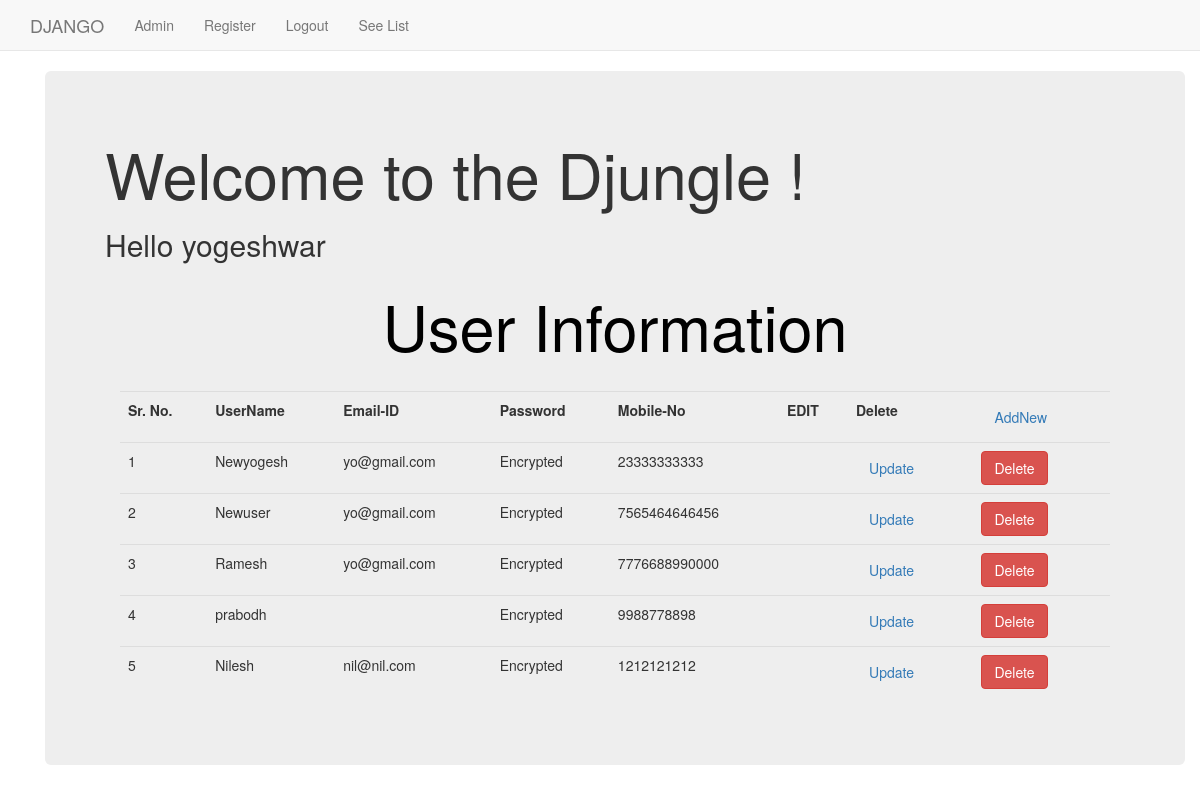
The app's page / (signed in) with its own data.
### dappx/models.py (models this page shows, shortened)
class UserProfileInfo(models.Model):
    user = models.OneToOneField(User,on_delete=models.CASCADE)
    portfolio_site = models.URLField(blank=True)
    profile_pic = models.ImageField(upload_to='profile_pics',blank=True)
    mobile = models.IntegerField(blank=False)

### dappx/views.py (the view)
# urls.py: path('',views.index,name='index'),
def index(request):
    info = UserProfileInfo.objects.all()
    return render(request, 'dappx/index.html', {'dataa': info})

### templates/dappx/index.html (shortened to what this page needs)
{% extends "dappx/base.html" %}
{% block body_block %}
<div class="container">
  <div class="jumbotron">
    <h1>Welcome to the Djungle !</h1>
    {% if user.is_authenticated %}
        <h2>Hello {{ user.username }}</h2>
<div class="container">
    <table class="table" align="center" bgcolor="white"><font color="black"><center> <h1>User Information</h1></center></font><br>
    <tr class=" my-2 mx-2">
       <th class="my-2 mx-2">Sr. No. </th>
       <th> UserName </th>
       <th>Email-ID</th>
       <th>Password</th>
       <th>Mobile-No</th>
       <th>EDIT</th>
       <th>Delete</th>
        <th>
            <a href="{% url 'dappx:register' %}" class="btn btn-outline-success">
                     AddNew
            </a>
        </th>
    </tr>
    {% for item in dataa %}
    <tr>
        <td>{{ forloop.counter }}</td>
        <td>{{ item.user.username}}</td>
        <td>{{ item.user.email}}</td>
        <td>Encrypted</td>
         <td>{{ item.mobile}}</td>
        <td></td>
        <td><a class="btn btn-secondary" href="#">Update</a></td>
        <td><a class="btn btn-danger" href="#">Delete</a></td>
    </tr>
    {% endfor %}
    </table>
    </div>
    {% else %}
        <h2>Register or Login if you'd like to</h2>
    {% endif %}
  </div>
</div>
{% endblock %}

### records on screen
UserProfileInfo: user.username "Newyogesh", user.email "yo@gmail.com", mobile "23333333333"
UserProfileInfo: user.username "Newuser", user.email "yo@gmail.com", mobile "7565464646456"
UserProfileInfo: user.username "Ramesh", user.email "yo@gmail.com", mobile "7776688990000"
UserProfileInfo: user.username "prabodh", mobile "9988778898"
UserProfileInfo: user.username "Nilesh", user.email "nil@nil.com", mobile "1212121212"

### other values on screen
{{ user.username }} "yogeshwar"
